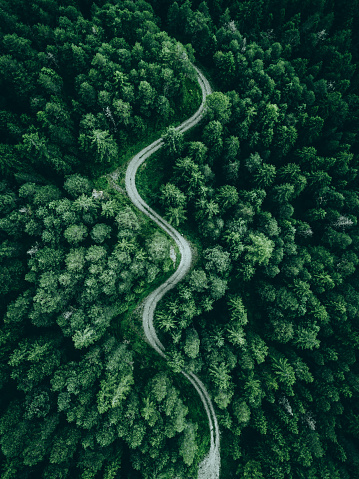
#> input picture testMaps/forest_from_above.jpg, 359 x 479 px
$ jupyter execute edgeDetection.ipynb
#> lines starting #> are read from the running program, lines starting #| are printed output that depends on the picture; after the words box and inside, x2 and y2 are one past the last pixel; in counts of white or black regions, pixels touching at a corner belong together
Using methodology from https://automaticaddison.com/the-ultimate-guide-to-real-time-lane-detection-using-opencv/ adapting to our usecase

[cell 1]
import cv2 as cv
import pandas as pd
import numpy as np

[cell 2]
img = cv.imread(r'testMaps/forest_from_above.jpg')
#> img is the input picture: shape (479, 359, 3); mean B, G, R 44.8, 59.4, 21.3

[cell 3]
# cv.imshow('Original', img)
# cv.waitKey(0)

[cell 4]
imgHLS = cv.cvtColor(img, cv.COLOR_BGR2HLS)  # Convert image from BGR (full color) to HLS (hue, saturation, lightness)
#> imgHLS: shape (479, 359, 3); mean of channels 0, 1, 2 81.3, 40.7, 178.8
# cv.imshow('hls', imgHLS)
# cv.imwrite(r"testMaps/tmp/HLS.jpg", imgHLS)

sobelBinary thresholds the Lightness channel to try to find sharp discontinuities in pixel intensities, GuassianBlur is used to reduce noise.

[cell 5]
## Try to find road edges

sobelBinary = cv.threshold(imgHLS[:, :, 1], 155, 255, cv.THRESH_BINARY)[1]  # binary threshold on lightness channel
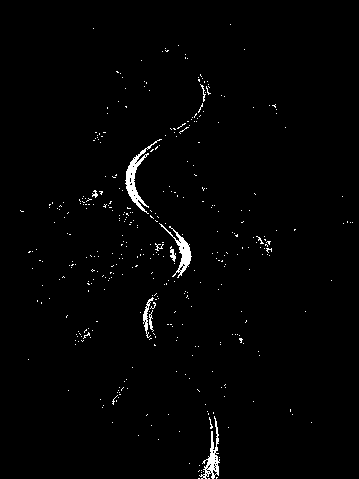
#> sobelBinary: shape (479, 359); 1.4% white; 385 white regions (376 under 20 px), largest, box (x1, y1, x2, y2) and area: (125, 139, 162, 214) 542, (199, 416, 220, 479) 396, (159, 223, 192, 278) 394
cv.imwrite(r"testMaps/tmp/sobelBinary.jpg", sobelBinary)
sobelBinary = cv.GaussianBlur(sobelBinary, (3, 3), 0)  # to reduce noise
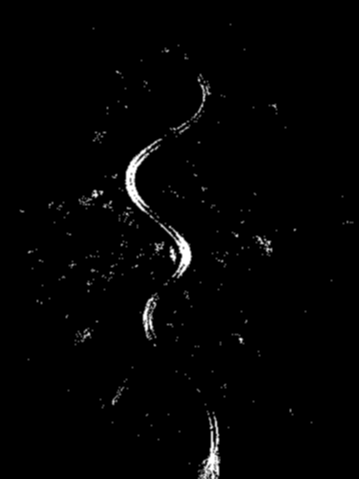
#> sobelBinary: shape (479, 359); min 0, max 255, mean 3.6
cv.imwrite(r"testMaps/tmp/sobelBinaryGuassian.jpg", sobelBinary)

sobelx = np.absolute(cv.Sobel(sobelBinary, ddepth=cv.CV_64F, dx=1, dy=0, ksize=3))
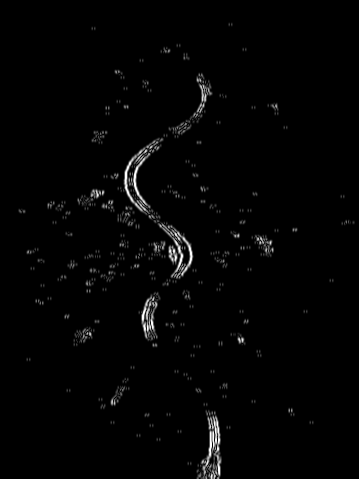
#> sobelx: shape (479, 359) float64; min 0, max 764, mean 11.5; drawn with min black and max white
sobely = np.absolute(cv.Sobel(sobelBinary, ddepth=cv.CV_64F, dx=0, dy=1, ksize=3))
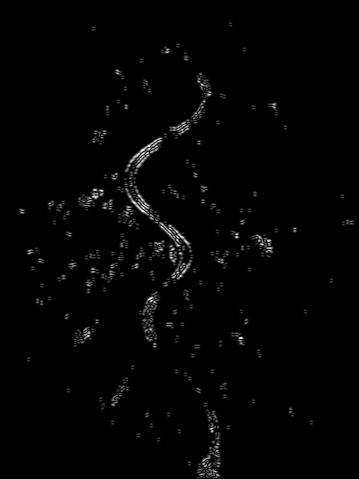
#> sobely: shape (479, 359) float64; min 0, max 700, mean 8.6; drawn with min black and max white
mags = np.sqrt(sobelx ** 2 + sobely ** 2)
binary = np.ones_like(mags)  # array of 1's with same shape/type as mags
binary[(mags >= 155) & (mags <= 255)] = 255

sobelBinary = binary
cv.imwrite(r"testMaps/tmp/sobelBinaryMags.jpg", sobelBinary)
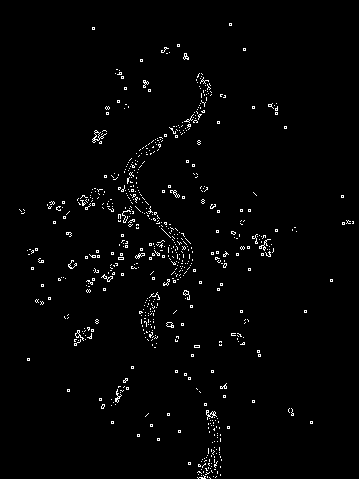
#> saved as sobelBinaryMags.jpg: shape (479, 359); values 1 (black) and 255 (white), 1.8% white in thin lines or dots, all inside (x1, y1, x2, y2) = (19, 23, 354, 479)

[cell 6]
## Isolate lanes

sBinary = cv.threshold(imgHLS[:, :, 2], 155, 255, cv.THRESH_BINARY)[1]  # binary threshold on saturation channel
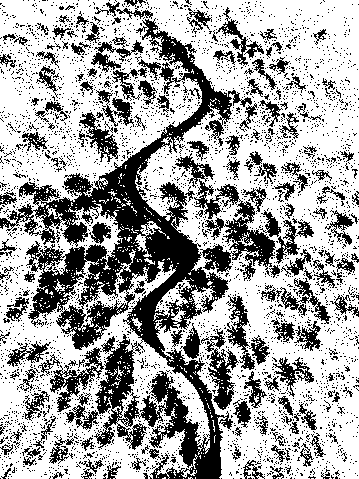
#> sBinary: shape (479, 359); 64.7% white; 3822 black regions (3632 under 20 px), largest, box (x1, y1, x2, y2) and area: (0, 18, 252, 479) 27906, (194, 179, 276, 281) 2881, (205, 329, 239, 410) 1060
cv.imwrite(r"testMaps/tmp/sBinary.jpg", sBinary)

#green mask below is useful for forests, should make more generalizable for future work though
greenThresh = cv.threshold(img[:, :, 1], 145, 255, cv.THRESH_BINARY_INV)[1]  # if original img has green pixel value > 155, make it black, else make it white
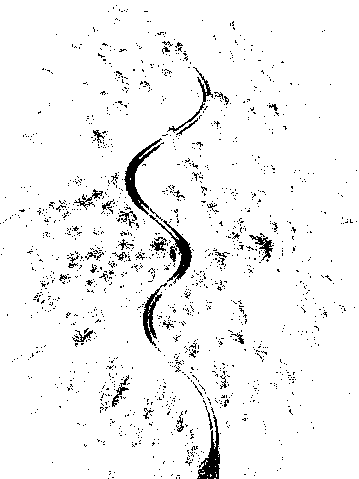
#> greenThresh: shape (479, 359); 95.5% white; black in thin lines or dots
cv.imwrite(r"testMaps/tmp/greenThresh.jpg", greenThresh)

bitBinary = cv.bitwise_and(sBinary, greenThresh)
cv.imwrite(r"testMaps/tmp/bitBinary.jpg", bitBinary)

# showRoads = cv.bitwise_or(bitBinary, sobelBinary.astype(np.uint8))  #using bitBinary
# cv.imwrite(r"testMaps/tmp/showRoads.jpg", showRoads)

showRoads = cv.bitwise_or(greenThresh, sobelBinary.astype(np.uint8))  #using greenThresh
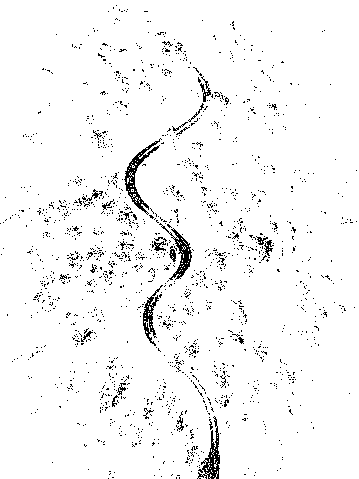
#> showRoads: shape (479, 359); values 1 (black) and 255 (white), 96.2% white; black in thin lines or dots
cv.imwrite(r"testMaps/tmp/showRoads.jpg", showRoads)
#> Out = True
